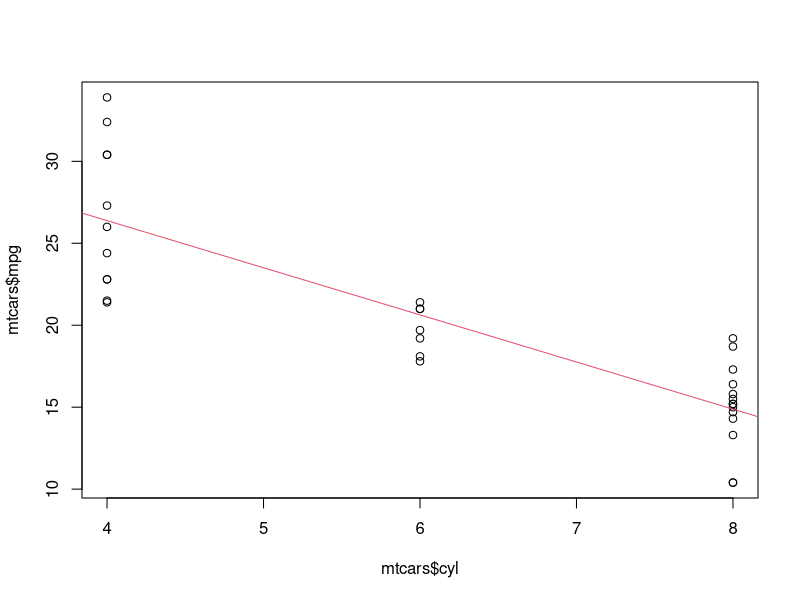

Recreate this plot in R. (Note: this script raises an error after producing the figure.)
Nitrogen_Rate <- rep(c(0, 50, 100, 150, 200), 3)
Phosphorus_Rate <- rep(c(0, 50, 100), each = 5)
Corn_Yield <- c(44, 54, 55, 54, 52, 45, 67, 72, 75, 98, 33, 89, 91, 93, 88)

lm(mtcars$mpg ~ mtcars$cyl)
summary(lm(mtcars$mpg ~ mtcars$cyl))

#shows p value. Tests null hypothesis (slope or intercept = 0) if p < cutoff (i.e. 0.05) then we can reject null
#slope p value more important as a slope that doesn't = zzero means there is a relationship btwn variables

lm(mtcars$mpg ~ mtcars$cyl + mtcars$disp) #Addition sign isn't actually adding

#different ways to write
with(mtcars, lm(mpg~cyl + disp + hp))
lm(mpg~cyl + disp + hp, data = mtcars)

plot(mtcars$mpg ~ mtcars$cyl)
abline(lm(mtcars$mpg ~ mtcars$cyl), col = 2)

lm(mtcars$mpg ~ mtcars$cyl + (mtcars$cyl^2)) #carrot isn't actually raising to the power of two

lm(mtcars$mpg ~ mtcars$cyl + I(mtcars$cyl^2)) #Quadritic form


lm(mtcars$mpg ~ mtcars$cyl + mtcars$disp + mtcars$cyl:mtcars$disp)
#Gives slope for cylinder, gives slope for displacement AND slope for interaction (That is what the colon is)

lm(mtcars$mpg~mtcars$cyl * mtcars$disp)#exact same thing

#Three way interaction-Looks at the overall interaction, two way interactions and three way
lm(mtcars$mpg ~ mtcars$cyl * mtcars$disp * mtcars$hp)

lm(mtcars$mpg ~ (mtcars$cyl + mtcars$disp + mtcars$hp)^2) #gives you main effects and three two way interactions but omits three ways

#Adding a carrot 3 will do the same but omit any interactions larger than 3way

#polynomials
lm(mtcars$mpg ~ poly(mtcars$cyl, degree = 2))


Second_Order_Model <- lm(mpg ~ poly(cyl, degree = 2), data = mtcars)

Sequence_Of_Points <- with(mtcars, seq(min(cyl)), max(cyl), by = 0.01)
Predicted_Values <- predict(Second_Order_Model, newdata = data.frame(cyl = Sequence_Of_Points))

Predictor_Variable <- 1:100 + rnorm(100,0,0.5)
Response_Variable <- rnorm(1:100,0,0.5) + log(1:100)

My_Model <- lm(Response_Variable~Predictor_Variable)

#Use predict fxn to predict output of model

predict(My_Model, newdata = data.frame(Predictor_Variable = 55.5)) #thing in dataframe has to match old data

My_New_Model <- lm(mtcars$mpg ~ mtcars$cyl + mtcars$disp)

predict(My_New_Model, newdata - data.frame(cyl = 6, disp = 225))

lm(mtcars$mpg ~ mtcars$cyl / mtcars$disp)

Nitrogen_Rate <- rep(c(0, 50, 100, 150, 200), 3)
Phosphorus_Rate <- rep(c(0, 50, 100), each = 5)
Corn_Yield <- c(44, 54, 55, 54, 52, 45, 67, 72, 75, 98, 33, 89, 91, 93, 88)
interaction.plot(Nitrogen_Rate, Phosphorus_Rate, Corn_Yield) #Way to visualize treatments

#Effect of nitrogen rate is not consistent across phosphorus rates

interaction.plot(Phosphorus_Rate, Nitrogen_Rate, Corn_Yield)#swap
